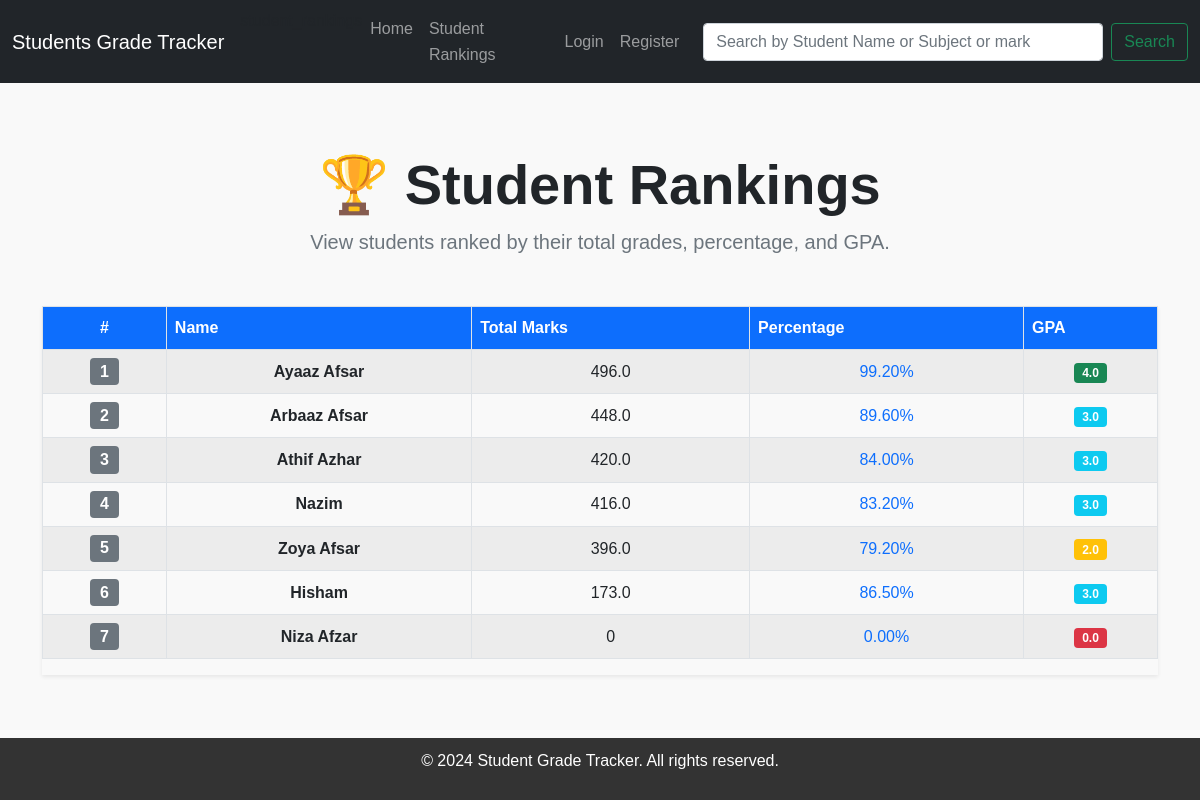
The page /rankings/ on the database its author committed.
### grades/models.py (models this page shows, shortened)
class Student(models.Model):
    user = models.OneToOneField(User, on_delete=models.CASCADE, related_name='grades_student', blank=True,null= True)
    name = models.CharField(max_length=100)
    email = models.EmailField(unique=True)

### grades/views.py (the view)
# urls.py: path('rankings/', views.student_ranking_view, name='student_rankings'),
def student_ranking_view(request):
    students = Student.objects.annotate(
        total_grades=Sum('grades__grade'),  # Calculate total grades
        total_subjects=Count('grades__grade')  # Count the total number of subjects
    ).order_by('-total_grades')  # Order by total grades in descending order
    for student in students:
        total_possible_marks = student.total_subjects * 100
        student.percentage = (
            (student.total_grades / total_possible_marks) * 100 if total_possible_marks > 0 else 0
        )
        average_grade = student.total_grades / student.total_subjects if student.total_subjects > 0 else 0
        if average_grade >= 90:
            student.gpa = 4.0
        elif average_grade >= 80:
            student.gpa = 3.0
        elif average_grade >= 70:
            student.gpa = 2.0
        elif average_grade >= 60:
            student.gpa = 1.0
        else:
            student.gpa = 0.0
    context = {
        'students': students,
    }
    return render(request, 'student_ranking.html', context)

### grades/templates/student_ranking.html (shortened to what this page needs)
{% extends 'base.html' %}
{% block content %}
<main class="container my-5">
    <div class="text-center mb-5">
        <h1 class="display-4 fw-bold">🏆 Student Rankings</h1>
        <p class="lead text-muted">View students ranked by their total grades, percentage, and GPA.</p>
    </div>
    {% if students %}
        <div class="table-responsive shadow-sm">
            <table class="table table-hover table-striped table-bordered align-middle">
                <thead class="bg-primary text-white">
                    <tr>
                        <th scope="col" class="text-center">#</th>
                        <th scope="col">Name</th>
                        <th scope="col">Total Marks</th>
                        <th scope="col">Percentage</th>
                        <th scope="col">GPA</th>
                    </tr>
                </thead>
                <tbody>
                    {% for student in students %}
                    <tr class="text-center">
                        <td><span class="badge bg-secondary fs-6">{{ forloop.counter }}</span></td>
                        <td class="fw-bold">{{ student.name }}</td>
                        <td>{{ student.total_grades|default:"0" }}</td>
                        <td class="text-primary">{{ student.percentage|floatformat:2 }}%</td>
                        <td>
                            <span
                                class="badge
                                    {% if student.gpa == 4.0 %}bg-success
                                    {% elif student.gpa >= 3.0 %}bg-info
                                    {% elif student.gpa >= 2.0 %}bg-warning
                                    {% else %}bg-danger{% endif %}">
                                {{ student.gpa }}
                            </span>
                        </td>
                    </tr>
                    {% endfor %}
                </tbody>
            </table>
        </div>
    {% else %}
        <div class="alert alert-info text-center" role="alert">
            <i class="bi bi-exclamation-circle"></i> No students available to rank.
        </div>
    {% endif %}
</main>
{% endblock %}

### grades/templates/base.html (style rules this page uses)
body { font-family: Arial, sans-serif; line-height: 1.6; margin: 0; padding: 0; background-color: #f9f9f9; }
main { padding: 20px; }

### rows shown on the page
Student: name "Ayaaz Afsar", total_grades "496.0", percentage "99.20", gpa "4.0"
Student: name "Arbaaz Afsar", total_grades "448.0", percentage "89.60", gpa "3.0"
Student: name "Athif Azhar", total_grades "420.0", percentage "84.00", gpa "3.0"
Student: name "Nazim", total_grades "416.0", percentage "83.20", gpa "3.0"
Student: name "Zoya Afsar", total_grades "396.0", percentage "79.20", gpa "2.0"
Student: name "Hisham", total_grades "173.0", percentage "86.50", gpa "3.0"
Student: name "Niza Afzar", total_grades "0", percentage "0.00", gpa "0.0"
